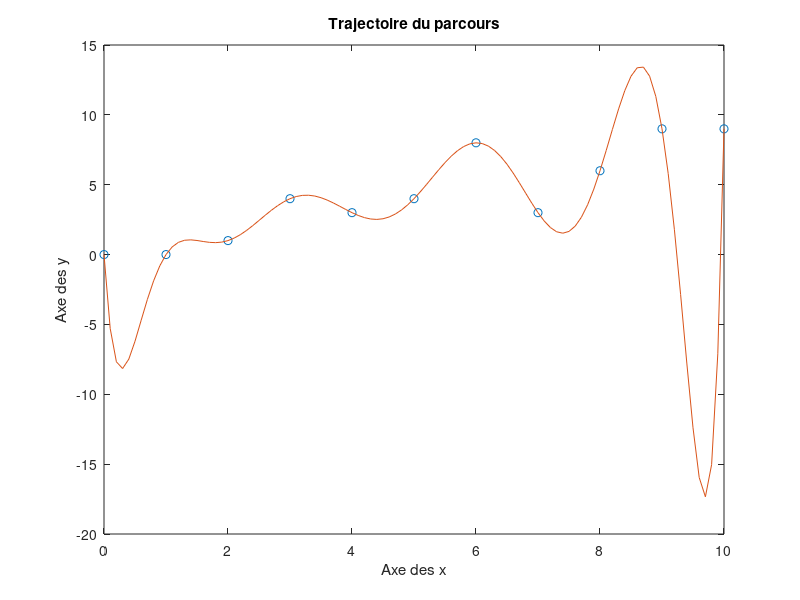

Reproduce this figure in MATLAB.
%% Calcul ta route!

% Description: Calcul de la trajectoire d'un parcours en fonction de points
% de référence fourni.
% Auteur: Daniel Lavallée, Mathieu Sévigny, Tristan Lafontaine, Émile Bois, Vincent
% Kilanowski.
% Date: 2024-09-19

%% Configuration du fichier
clear all;
close all;
clc;

%% Calcul du parcours par la méthode de la projection orthogonale

% Définition des points de référence
X = [0; 1; 2; 3; 4; 5; 6; 7; 8; 9; 10];
Y = [0; 0; 1; 4; 3; 4; 8; 3; 6; 9; 9];

% Définition des phi
phi_0 = X.^0
phi_1 = X.^1
phi_2 = X.^2
phi_3 = X.^3
phi_4 = X.^4
phi_5 = X.^5
phi_6 = X.^6
phi_7 = X.^7
phi_8 = X.^8
phi_9 = X.^9
phi_10 = X.^10

% Matrice P
P = [phi_0, phi_1, phi_2, phi_3, phi_4, phi_5, phi_6, phi_7, phi_8, phi_9, phi_10];

% Matrice de coefficients A
A = inv(P)*Y;

% Coefficients de l'équation
a0 = A(1);
a1 = A(2);
a2 = A(3);
a3 = A(4);
a4 = A(5);
a5 = A(6);
a6 = A(7);
a7 = A(8);
a8 = A(9);
a9 = A(10);
a10 = A(11);

% Équation de la trajectoire
dx = 0.1;       % Incrément
x = [0:dx:10];  % Tableau de valeurs sur x

% Fonction du parcours
f = a0*x.^0 + a1*x.^1 + a2*x.^2 + a3*x.^3 + a4*x.^4 + a5*x.^5 + a6*x.^6 + a7*x.^7 + a8*x.^8 + a9*x.^9 + a10*x.^10;

% Affichage du parcours
figure(1);
plot(X, Y, "o");
hold on;
plot(x, f);
title("Trajectoire du parcours");
xlabel("Axe des x");
ylabel("Axe des y");